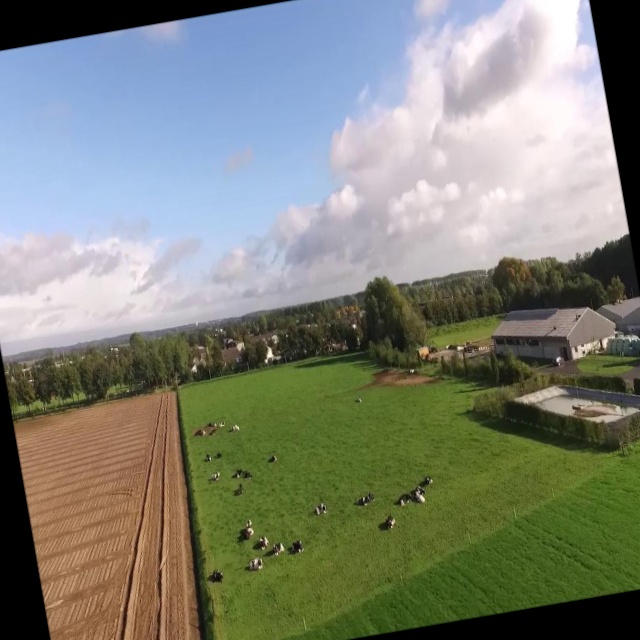
#> input picture data6/images/train/46_aug_2.jpg, 640 x 640 px, found by its file name; its folder holds only this picture in this run
$ python preparingImages.py
#> lines starting #> are read from the running program, lines starting #| are printed output that depends on the picture
import os
import numpy as np
import cv2


#declare paths to working directory:
work_path = r'C:\Users\amand\Desktop\training_data_cattle'
output_path = os.path.join(work_path, 'preprocessed_images')
train_path = os.path.join(work_path, 'images', 'train')


# Create the output directory if it doesn't exist
os.makedirs(output_path, exist_ok=True)

#this function is for preprocessing the images and augmentating (rotation, flip, resize):
def img_preprocessing(img_path, folder_result, augmentations=3):
    # Read the image
#> called with augmentations = 3
    original_image = cv2.imread(img_path)
#> original_image is the input picture: shape (640, 640, 3); mean B, G, R 120.1, 131.8, 127.5

    # Using Open CV to resize the images to 640x640:
    resized_image = cv2.resize(original_image, (640, 640))

    # Iterate and repeate augmentation and save the resulting images:
    for i in range(augmentations):

        flipped_image = cv2.flip(resized_image, 1) if np.random.rand() < 0.5 else resized_image         # Horizontal flipping with 50% probability

        angle_img = np.random.uniform(-10, 10)         # Rotation with a random angle between -10 and 10 degrees
        rotation_matrix = cv2.getRotationMatrix2D((flipped_image.shape[1] // 2, flipped_image.shape[0] // 2), angle_img, 1) #rotate image
        rotated_img = cv2.warpAffine(flipped_image, rotation_matrix, (flipped_image.shape[1], flipped_image.shape[0])) #using trasformation

        # Save images:
        output_file = os.path.join(folder_result, f"{os.path.basename(img_path)[:-4]}_aug_{i + 1}.jpg")
        cv2.imwrite(output_file, rotated_img)
#> this loop made 3 passes
#> pass 1, in img_preprocessing, `rotated_img = cv2.warpAffine(flipped_image, rotation_matrix, (flipped_..`:
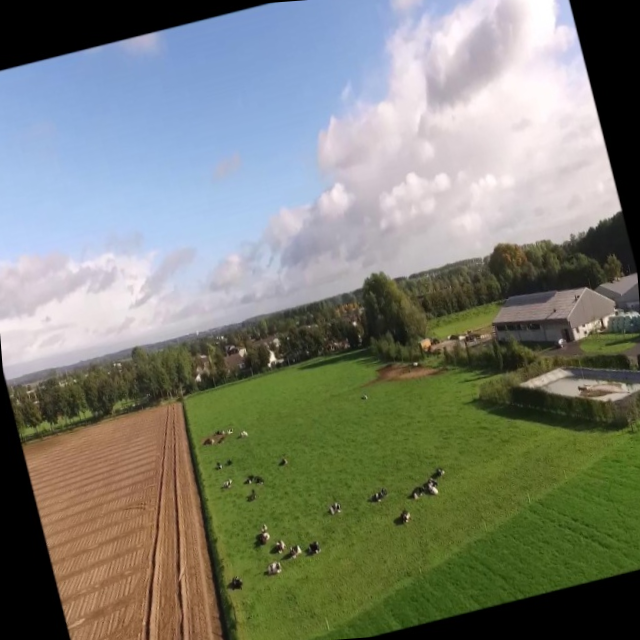
#> rotated_img: shape (640, 640, 3); mean B, G, R 116.6, 128.1, 123.9
#> pass 2, in img_preprocessing, `rotated_img = cv2.warpAffine(flipped_image, rotation_matrix, (flipped_..`:
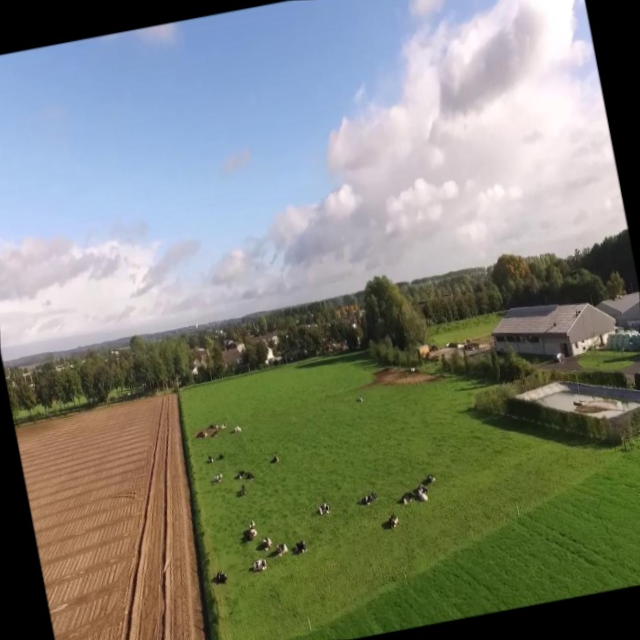
#> rotated_img: shape (640, 640, 3); mean B, G, R 119.3, 131, 126.7
#> pass 3, in img_preprocessing, `flipped_image = cv2.flip(resized_image, 1) if np.random.rand() < 0.5 e..`:
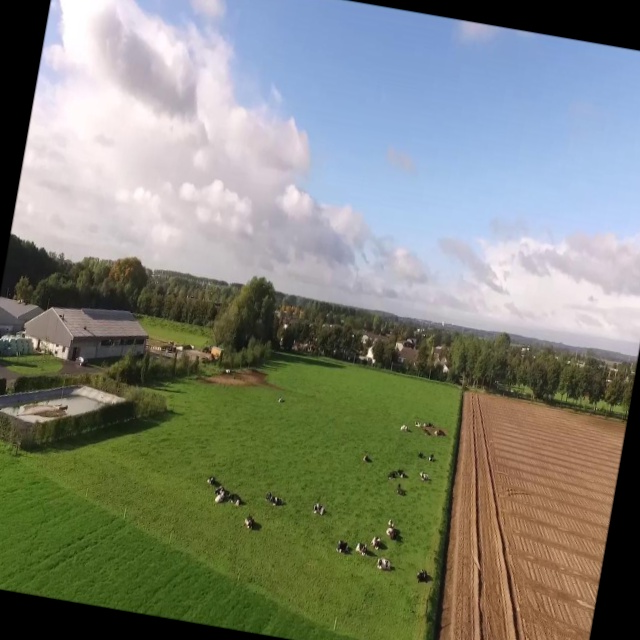
#> flipped_image: shape (640, 640, 3); mean B, G, R 120.1, 131.8, 127.5
#> pass 3, in img_preprocessing, `rotated_img = cv2.warpAffine(flipped_image, rotation_matrix, (flipped_..`:
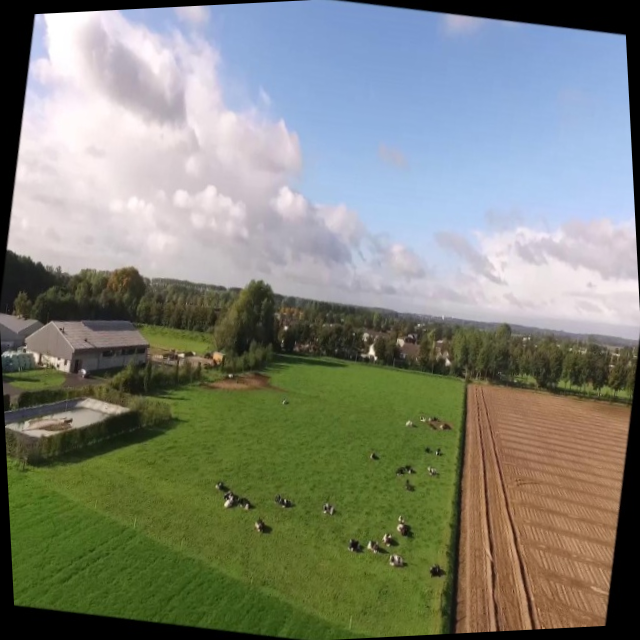
#> rotated_img: shape (640, 640, 3); mean B, G, R 120.1, 131.8, 127.5

# Process each image in the training directory
for filename in os.listdir(train_path):
    if filename.endswith(('.jpg', '.jpeg', '.png')):
        image_path = os.path.join(train_path, filename)
        img_preprocessing(image_path, output_path)

print("Preprocessing and augmentation completed.")

$ run again, on data6/images/train/48_aug_3.jpg
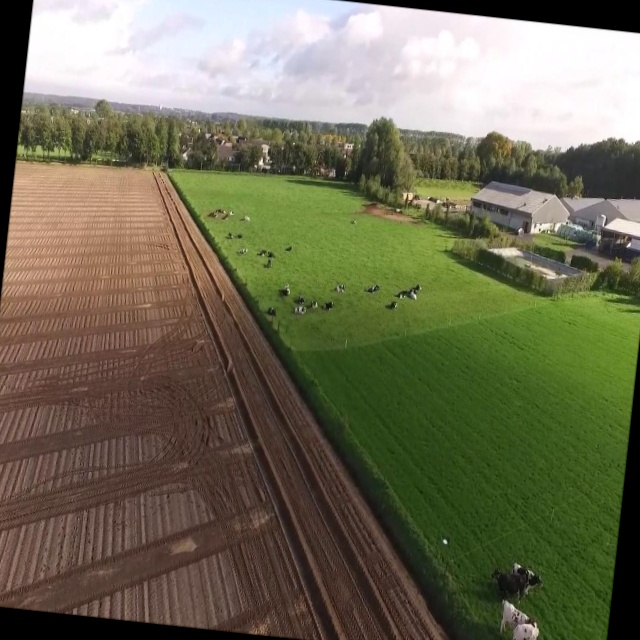
#> input picture data6/images/train/48_aug_3.jpg, 640 x 640 px, found by its file name
#> in img_preprocessing, original_image is the input picture: shape (640, 640, 3); mean B, G, R 85.5, 109.5, 111.6
#> the loop in img_preprocessing, `for i in range(augmentations): ` made 3 passes
#> pass 1, in img_preprocessing, `rotated_img = cv2.warpAffine(flipped_image, rotation_matrix, (flipped_..`:
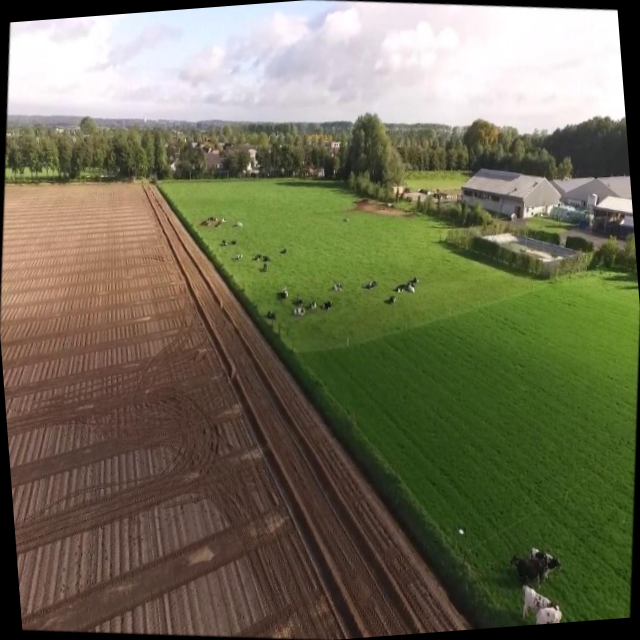
#> rotated_img: shape (640, 640, 3); mean B, G, R 85.5, 109.5, 111.6
#> pass 3, in img_preprocessing, `rotated_img = cv2.warpAffine(flipped_image, rotation_matrix, (flipped_..`:
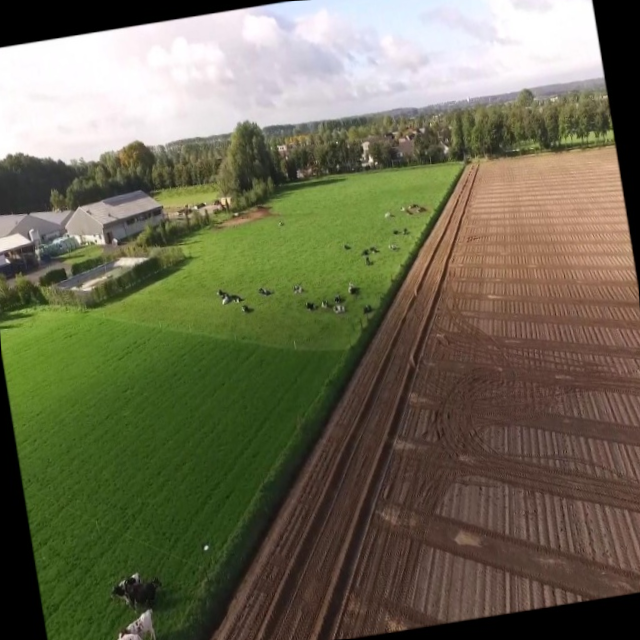
#> rotated_img: shape (640, 640, 3); mean B, G, R 82.8, 106.6, 108.6

$ run again, on data6/images/train/51_aug_2.jpg
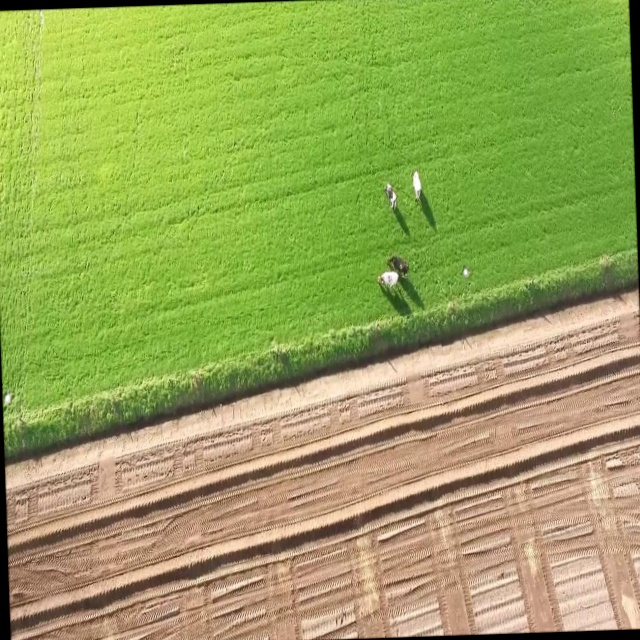
#> input picture data6/images/train/51_aug_2.jpg, 640 x 640 px, found by its file name
#> in img_preprocessing, original_image is the input picture: shape (640, 640, 3); mean B, G, R 90.8, 164.4, 152.5
#> the loop in img_preprocessing, `for i in range(augmentations): ` made 3 passes
#> pass 1, in img_preprocessing, `rotated_img = cv2.warpAffine(flipped_image, rotation_matrix, (flipped_..`:
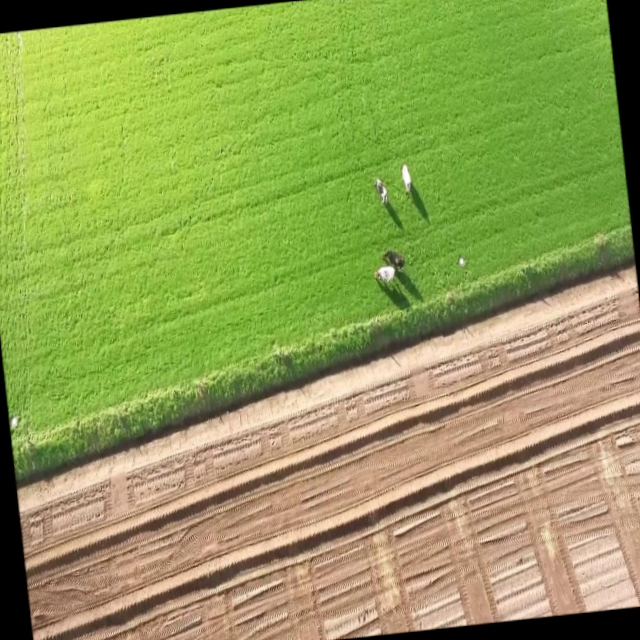
#> rotated_img: shape (640, 640, 3); mean B, G, R 87.5, 158.7, 147
#> pass 3, in img_preprocessing, `rotated_img = cv2.warpAffine(flipped_image, rotation_matrix, (flipped_..`:
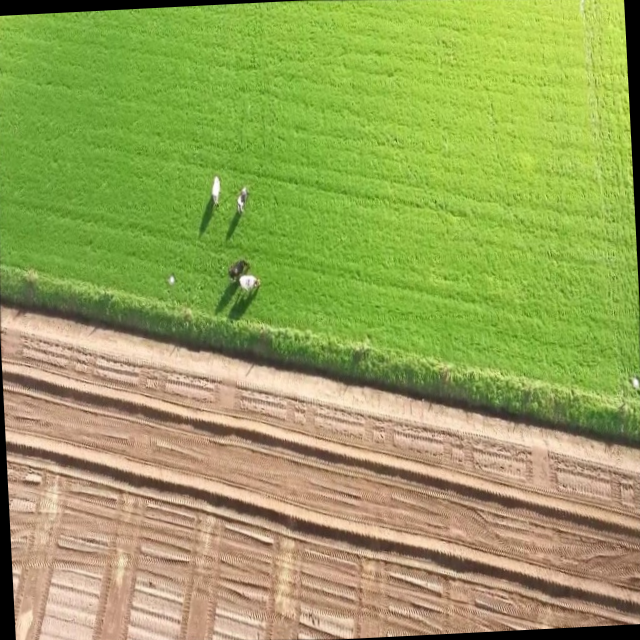
#> rotated_img: shape (640, 640, 3); mean B, G, R 90.1, 163.2, 151.4
